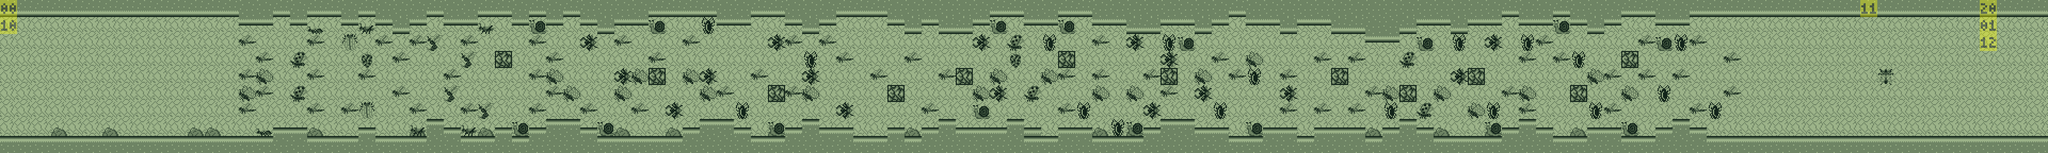

The image is a tile-based game level rendered from a .tmx file. Its description and source (layers, tilesets, objects; grid data summarised) follow:
An orthogonal 120x9 tile map with 64x64 px tiles, 6 tile layers (Base, Background, Foreground, Block, ...), 4 tilesets.

<map version="1.0" orientation="orthogonal" width="120" height="9" tilewidth="64" tileheight="64">
 <tileset firstgid="1" name="Back" tilewidth="64" tileheight="64" spacing="1" margin="1">
  <image source="Back.png" width="512" height="512" />
 </tileset>
 <tileset firstgid="50" name="Block" tilewidth="64" tileheight="64" spacing="1" margin="1">
  <properties>
   <property name="Type" value="Block" />
  </properties>
  <image source="Block.png" width="256" height="256" />
  <tile id="0">
   <properties>
    <property name="Type" value="1" />
   </properties>
  </tile>
  <tile id="1">
   <properties>
    <property name="Type" value="2" />
   </properties>
  </tile>
  <tile id="2">
   <properties>
    <property name="Type" value="3" />
   </properties>
  </tile>
  <tile id="3">
   <properties>
    <property name="Type" value="4" />
   </properties>
  </tile>
  <tile id="4">
   <properties>
    <property name="Type" value="5" />
   </properties>
  </tile>
  <tile id="5">
   <properties>
    <property name="Type" value="6" />
   </properties>
  </tile>
 </tileset>
 <tileset firstgid="59" name="Event" tilewidth="64" tileheight="64">
  <image source="Event.png" width="640" height="640" />
  <tile id="0">
   <properties>
    <property name="Progress" value="0" />
    <property name="Type" value="hspeed" />
    <property name="Value" value="5" />
   </properties>
  </tile>
  <tile id="1">
   <properties>
    <property name="Progress" value="0" />
    <property name="Type" value="hspeed" />
    <property name="Value" value="0" />
   </properties>
  </tile>
  <tile id="10">
   <properties>
    <property name="Progress" value="0" />
    <property name="Type" value="bgm" />
    <property name="Value" value="6" />
   </properties>
  </tile>
  <tile id="11">
   <properties>
    <property name="Progress" value="0" />
    <property name="Type" value="bgm" />
    <property name="Value" value="7" />
   </properties>
  </tile>
  <tile id="12">
   <properties>
    <property name="Progress" value="16" />
    <property name="Type" value="bgm" />
    <property name="Value" value="8" />
   </properties>
  </tile>
  <tile id="20">
   <properties>
    <property name="Progress" value="32" />
    <property name="Type" value="clear" />
    <property name="Value" value="0" />
   </properties>
  </tile>
 </tileset>
 <tileset firstgid="159" name="Enemy" tilewidth="64" tileheight="64" spacing="1" margin="1">
  <image source="EnemyTile.png" width="512" height="512" />
  <tile id="0">
   <properties>
    <property name="Progress" value="0" />
    <property name="Type" value="1" />
   </properties>
  </tile>
  <tile id="1">
   <properties>
    <property name="Progress" value="0" />
    <property name="Type" value="2" />
   </properties>
  </tile>
  <tile id="2">
   <properties>
    <property name="Progress" value="0" />
    <property name="Type" value="3" />
   </properties>
  </tile>
  <tile id="3">
   <properties>
    <property name="Progress" value="0" />
    <property name="Type" value="4" />
   </properties>
  </tile>
  <tile id="4">
   <properties>
    <property name="Progress" value="0" />
    <property name="Type" value="5" />
   </properties>
  </tile>
  <tile id="5">
   <properties>
    <property name="Progress" value="0" />
    <property name="Type" value="6" />
   </properties>
  </tile>
  <tile id="6">
   <properties>
    <property name="Progress" value="0" />
    <property name="Type" value="7" />
   </properties>
  </tile>
  <tile id="7">
   <properties>
    <property name="Progress" value="0" />
    <property name="Type" value="8" />
   </properties>
  </tile>
  <tile id="8">
   <properties>
    <property name="Progress" value="0" />
    <property name="Type" value="9" />
   </properties>
  </tile>
  <tile id="9">
   <properties>
    <property name="Progress" value="0" />
    <property name="Type" value="10" />
   </properties>
  </tile>
  <tile id="10">
   <properties>
    <property name="Progress" value="0" />
    <property name="Type" value="11" />
   </properties>
  </tile>
  <tile id="11">
   <properties>
    <property name="Progress" value="0" />
    <property name="Type" value="12" />
   </properties>
  </tile>
  <tile id="12">
   <properties>
    <property name="Progress" value="0" />
    <property name="Type" value="13" />
   </properties>
  </tile>
  <tile id="13">
   <properties>
    <property name="Progress" value="0" />
    <property name="Type" value="14" />
   </properties>
  </tile>
  <tile id="14">
   <properties>
    <property name="Progress" value="0" />
    <property name="Type" value="15" />
   </properties>
  </tile>
  <tile id="15">
   <properties>
    <property name="Progress" value="0" />
    <property name="Type" value="16" />
   </properties>
  </tile>
  <tile id="16">
   <properties>
    <property name="Progress" value="0" />
    <property name="Type" value="17" />
   </properties>
  </tile>
  <tile id="17">
   <properties>
    <property name="Progress" value="0" />
    <property name="Type" value="18" />
   </properties>
  </tile>
  <tile id="18">
   <properties>
    <property name="Progress" value="0" />
    <property name="Type" value="19" />
   </properties>
  </tile>
  <tile id="19">
   <properties>
    <property name="Progress" value="0" />
    <property name="Type" value="20" />
   </properties>
  </tile>
  <tile id="20">
   <properties>
    <property name="Progress" value="0" />
    <property name="Type" value="21" />
   </properties>
  </tile>
  <tile id="21">
   <properties>
    <property name="Progress" value="0" />
    <property name="Type" value="22" />
   </properties>
  </tile>
  <tile id="22">
   <properties>
    <property name="Progress" value="0" />
    <property name="Type" value="23" />
   </properties>
  </tile>
  <tile id="23">
   <properties>
    <property name="Progress" value="0" />
    <property name="Type" value="24" />
   </properties>
  </tile>
  <tile id="24">
   <properties>
    <property name="Progress" value="0" />
    <property name="Type" value="25" />
   </properties>
  </tile>
  <tile id="25">
   <properties>
    <property name="Progress" value="0" />
    <property name="Type" value="26" />
   </properties>
  </tile>
  <tile id="26">
   <properties>
    <property name="Progress" value="0" />
    <property name="Type" value="27" />
   </properties>
  </tile>
  <tile id="27">
   <properties>
    <property name="Progress" value="0" />
    <property name="Type" value="28" />
   </properties>
  </tile>
  <tile id="28">
   <properties>
    <property name="Progress" value="0" />
    <property name="Type" value="29" />
   </properties>
  </tile>
  <tile id="29">
   <properties>
    <property name="Progress" value="0" />
    <property name="Type" value="30" />
   </properties>
  </tile>
  <tile id="30">
   <properties>
    <property name="Progress" value="0" />
    <property name="Type" value="31" />
   </properties>
  </tile>
  <tile id="31">
   <properties>
    <property name="Progress" value="0" />
    <property name="Type" value="32" />
   </properties>
  </tile>
  <tile id="32">
   <properties>
    <property name="Progress" value="0" />
    <property name="Type" value="33" />
   </properties>
  </tile>
  <tile id="33">
   <properties>
    <property name="Progress" value="0" />
    <property name="Type" value="34" />
   </properties>
  </tile>
  <tile id="34">
   <properties>
    <property name="Progress" value="0" />
    <property name="Type" value="35" />
   </properties>
  </tile>
  <tile id="35">
   <properties>
    <property name="Progress" value="0" />
    <property name="Type" value="36" />
   </properties>
  </tile>
  <tile id="36">
   <properties>
    <property name="Progress" value="0" />
    <property name="Type" value="37" />
   </properties>
  </tile>
  <tile id="37">
   <properties>
    <property name="Progress" value="0" />
    <property name="Type" value="38" />
   </properties>
  </tile>
  <tile id="38">
   <properties>
    <property name="Progress" value="32" />
    <property name="Type" value="39" />
   </properties>
  </tile>
  <tile id="39">
   <properties>
    <property name="Progress" value="0" />
    <property name="Type" value="40" />
   </properties>
  </tile>
 </tileset>
 <layer name="Base" width="120" height="9">
  <data>[1080 cells, 1080 non-empty, 1 distinct tile ids]</data>
 </layer>
 <layer name="Background" width="120" height="9">
  <data>[1080 cells, 840 non-empty, 1 distinct tile ids]</data>
 </layer>
 <layer name="Foreground" width="120" height="9">
  <data>[1080 cells, 26 non-empty, 1 distinct tile ids]</data>
 </layer>
 <layer name="Block" width="120" height="9">
  <data>[1080 cells, 361 non-empty, 6 distinct tile ids]</data>
 </layer>
 <layer name="Event" width="120" height="9" opacity="0.37">
  <data>[1080 cells, 6 non-empty, 6 distinct tile ids]</data>
 </layer>
 <layer name="Enemy" width="120" height="9">
  <data>[1080 cells, 160 non-empty, 12 distinct tile ids]</data>
 </layer>
</map>
